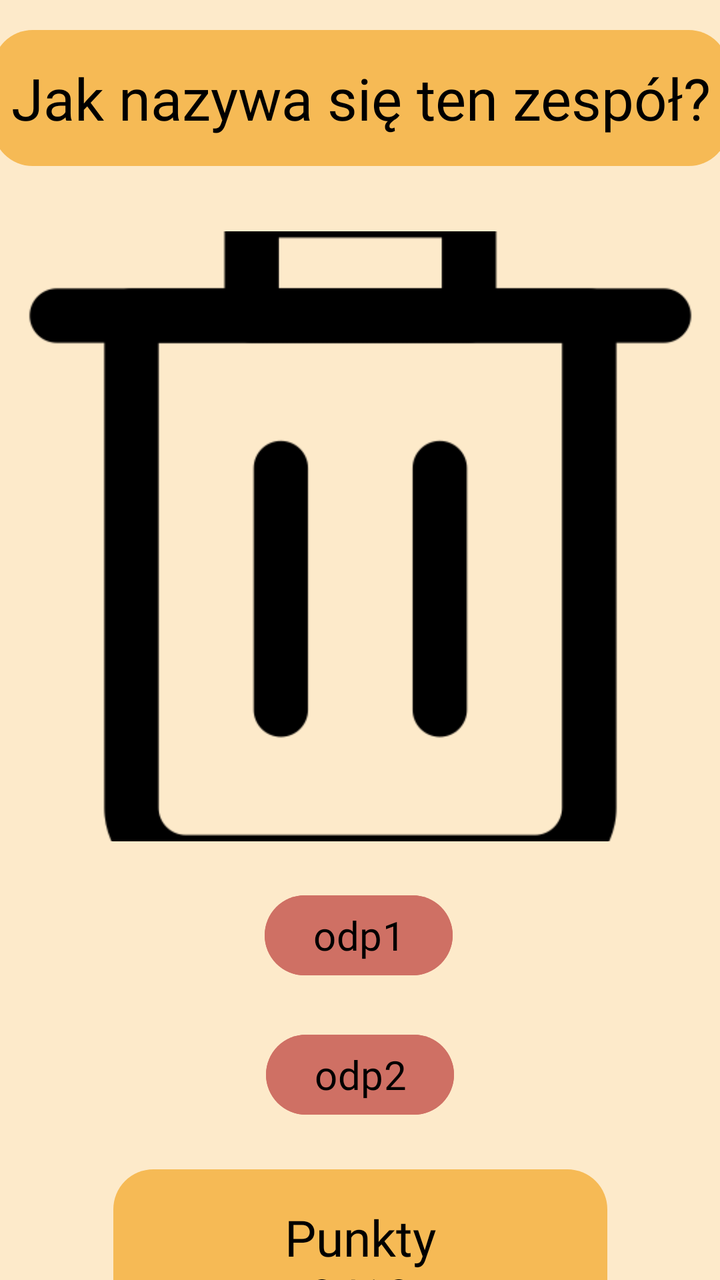
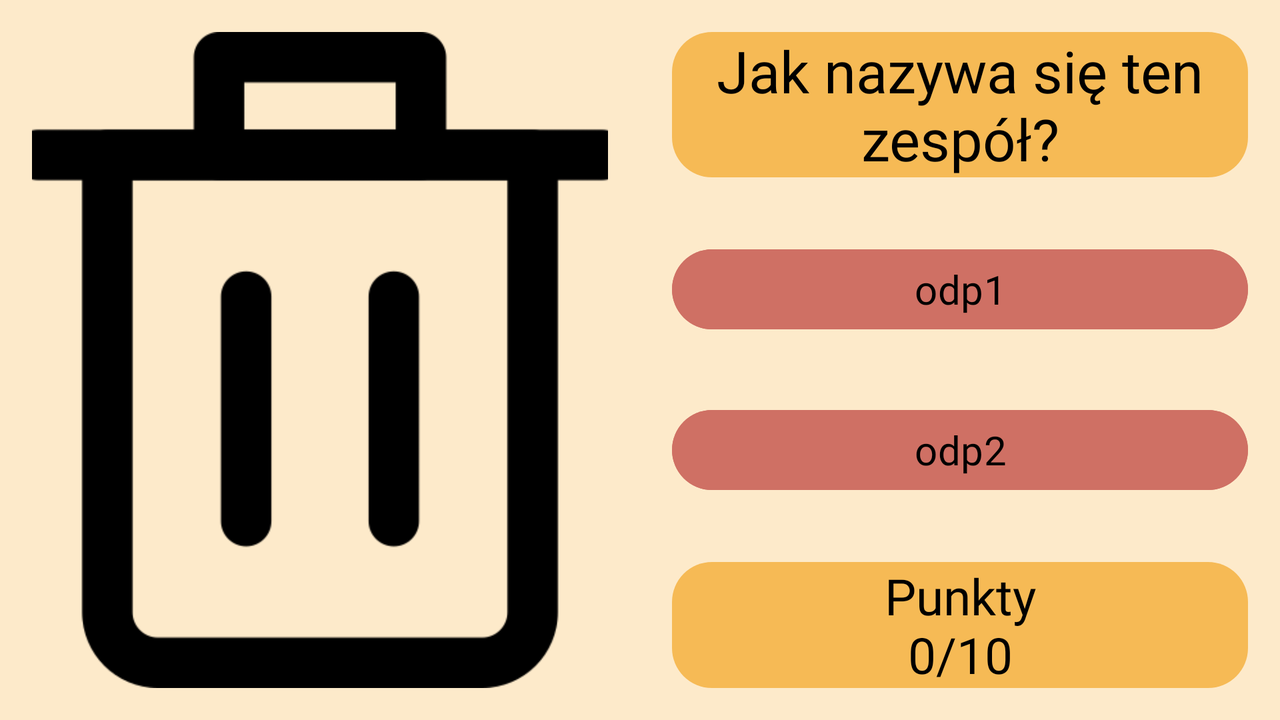

An Android layout and its configuration variant, each rendered on a device that would load it. The default file and the variant file are quoted in full after the pictures.
<!-- AndroidManifest.xml: application theme Theme.AplikcjaCRUD -->
<!-- res/layout/fragment_quiz.xml -->
<?xml version="1.0" encoding="utf-8"?>
<androidx.constraintlayout.widget.ConstraintLayout
    xmlns:android="http://schemas.android.com/apk/res/android"
    xmlns:tools="http://schemas.android.com/tools"
    xmlns:app="http://schemas.android.com/apk/res-auto"
    android:layout_width="match_parent"
    android:layout_height="match_parent"
    android:background="@color/main"
    tools:context=".QuizFragment">

    <TextView
        android:id="@+id/question"
        android:layout_width="368dp"
        android:layout_height="68dp"
        android:background="@drawable/zaokraglenie"
        android:fontFamily="@font/crimson_text_bold"
        android:gravity="center"
        android:text="@string/pytanie"
        android:textColor="@color/black"
        android:textSize="29sp"
        app:layout_constraintBottom_toTopOf="@+id/ivImage"
        app:layout_constraintEnd_toEndOf="parent"
        app:layout_constraintStart_toStartOf="parent"
        app:layout_constraintTop_toTopOf="parent"
        app:layout_constraintVertical_bias="0.316" />

    <ImageView
        android:id="@+id/ivImage"
        android:layout_width="353dp"
        android:layout_height="305dp"
        android:contentDescription="@string/zdjecie"
        android:scaleType="centerCrop"
        android:src="@drawable/bin"
        app:layout_constraintBottom_toBottomOf="parent"
        app:layout_constraintEnd_toEndOf="parent"
        app:layout_constraintStart_toStartOf="parent"
        app:layout_constraintTop_toTopOf="parent"
        app:layout_constraintVertical_bias="0.345" />

    <Button
        android:id="@+id/btnAnswer1"
        android:layout_width="wrap_content"
        android:layout_height="wrap_content"
        android:layout_marginTop="16dp"
        android:backgroundTint="@color/btn"
        android:fontFamily="@font/crimson_text_semibold"
        android:text="@string/odp1"
        android:textAllCaps="false"
        android:textColor="@color/black"
        android:textSize="20sp"
        app:layout_constraintBottom_toTopOf="@+id/tvPoints"
        app:layout_constraintEnd_toEndOf="parent"
        app:layout_constraintHorizontal_bias="0.498"
        app:layout_constraintStart_toStartOf="parent"
        app:layout_constraintTop_toBottomOf="@+id/ivImage"
        app:layout_constraintVertical_bias="0.07" />

    <Button
        android:id="@+id/btnAnswer2"
        android:layout_width="wrap_content"
        android:layout_height="wrap_content"
        android:layout_marginTop="20dp"
        android:backgroundTint="@color/btn"
        android:fontFamily="@font/crimson_text_semibold"
        android:text="@string/odp2"
        android:textAllCaps="false"
        android:textColor="@color/black"
        android:textSize="20sp"
        app:layout_constraintBottom_toTopOf="@+id/tvPoints"
        app:layout_constraintEnd_toEndOf="parent"
        app:layout_constraintStart_toStartOf="parent"
        app:layout_constraintTop_toBottomOf="@+id/btnAnswer1"
        app:layout_constraintVertical_bias="0.062" />

    <TextView
        android:id="@+id/tvPoints"
        android:layout_width="247dp"
        android:layout_height="97dp"
        android:layout_marginTop="164dp"
        android:background="@drawable/zaokraglenie"
        android:fontFamily="@font/crimson_text_regular"
        android:gravity="center"
        android:text="@string/punkty_n0_10"
        android:textColor="@color/black"
        android:textSize="25sp"
        app:layout_constraintEnd_toEndOf="parent"
        app:layout_constraintStart_toStartOf="parent"
        app:layout_constraintTop_toBottomOf="@+id/ivImage" />

</androidx.constraintlayout.widget.ConstraintLayout>
<!-- resources referenced by this layout -->
<resources>
  <color name="black">#FF000000</color>
  <color name="btn">#CF7064</color>
  <color name="main">#FDEACA</color>
  <!-- drawable bin: png bitmap (drawable, 6218 bytes) -->
  <!-- drawable zaokraglenie (drawable) -->
  <?xml version="1.0" encoding="utf-8"?>
  <shape android:shape="rectangle" xmlns:android="http://schemas.android.com/apk/res/android">
  <corners android:radius="20dp" />
      <solid android:color="@color/navBar" />
  </shape>
  <string name="odp1">odp1</string>
  <string name="odp2">odp2</string>
  <string name="punkty_n0_10">Punkty\n0/10</string>
  <string name="pytanie">Jak nazywa się ten zespół?</string>
  <string name="zdjecie">zdjecie</string>
  <style name="Theme.AplikcjaCRUD" parent="Base.Theme.AplikcjaCRUD" />
  <color name="navBar">#F6BA55</color>
  <style name="Base.Theme.AplikcjaCRUD" parent="Theme.Material3.DayNight.NoActionBar">
          
          
      </style>
</resources>
<!-- res/layout-land/fragment_quiz.xml (the repository's variant of the layout above) -->
<!-- drawn on the phone turned sideways -->
<?xml version="1.0" encoding="utf-8"?>
<androidx.constraintlayout.widget.ConstraintLayout xmlns:android="http://schemas.android.com/apk/res/android"
    xmlns:app="http://schemas.android.com/apk/res-auto"
    android:layout_width="match_parent"
    android:layout_height="match_parent"
    android:background="@color/main">

    <ImageView
        android:id="@+id/ivImage"
        android:layout_width="0dp"
        android:layout_height="0dp"
        android:layout_margin="16dp"
        android:contentDescription="@string/zdjecie"
        android:scaleType="centerCrop"
        android:src="@drawable/bin"
        app:layout_constraintBottom_toBottomOf="parent"
        app:layout_constraintEnd_toStartOf="@+id/guideline"
        app:layout_constraintStart_toStartOf="parent"
        app:layout_constraintTop_toTopOf="parent" />

    <androidx.constraintlayout.widget.Guideline
        android:id="@+id/guideline"
        android:layout_width="wrap_content"
        android:layout_height="wrap_content"
        android:orientation="vertical"
        app:layout_constraintGuide_percent="0.5" />

    <TextView
        android:id="@+id/question"
        android:layout_width="0dp"
        android:layout_height="wrap_content"
        android:layout_margin="16dp"
        android:background="@drawable/zaokraglenie"
        android:fontFamily="@font/crimson_text_bold"
        android:gravity="center"
        android:text="@string/pytanie"
        android:textColor="@color/black"
        android:textSize="29sp"
        app:layout_constraintBottom_toTopOf="@+id/btnAnswer1"
        app:layout_constraintEnd_toEndOf="parent"
        app:layout_constraintHorizontal_bias="0.5"
        app:layout_constraintStart_toEndOf="@+id/guideline"
        app:layout_constraintTop_toTopOf="parent" />

    <Button
        android:id="@+id/btnAnswer1"
        android:layout_width="0dp"
        android:layout_height="wrap_content"
        android:layout_margin="16dp"
        android:backgroundTint="@color/btn"
        android:fontFamily="@font/crimson_text_semibold"
        android:text="@string/odp1"
        android:textAllCaps="false"
        android:textColor="@color/black"
        android:textSize="20sp"
        app:layout_constraintBottom_toTopOf="@+id/btnAnswer2"
        app:layout_constraintEnd_toEndOf="parent"
        app:layout_constraintHorizontal_bias="0.5"
        app:layout_constraintStart_toEndOf="@+id/guideline"
        app:layout_constraintTop_toBottomOf="@+id/question" />

    <Button
        android:id="@+id/btnAnswer2"
        android:layout_width="0dp"
        android:layout_height="wrap_content"
        android:layout_margin="16dp"
        android:backgroundTint="@color/btn"
        android:fontFamily="@font/crimson_text_semibold"
        android:text="@string/odp2"
        android:textAllCaps="false"
        android:textColor="@color/black"
        android:textSize="20sp"
        app:layout_constraintBottom_toTopOf="@+id/tvPoints"
        app:layout_constraintEnd_toEndOf="parent"
        app:layout_constraintHorizontal_bias="0.5"
        app:layout_constraintStart_toEndOf="@+id/guideline"
        app:layout_constraintTop_toBottomOf="@+id/btnAnswer1" />

    <TextView
        android:id="@+id/tvPoints"
        android:layout_width="0dp"
        android:layout_height="wrap_content"
        android:layout_margin="16dp"
        android:background="@drawable/zaokraglenie"
        android:fontFamily="@font/crimson_text_regular"
        android:gravity="center"
        android:text="@string/punkty_n0_10"
        android:textColor="@color/black"
        android:textSize="25sp"
        app:layout_constraintBottom_toBottomOf="parent"
        app:layout_constraintEnd_toEndOf="parent"
        app:layout_constraintHorizontal_bias="0.5"
        app:layout_constraintStart_toEndOf="@+id/guideline"
        app:layout_constraintTop_toBottomOf="@+id/btnAnswer2" />

</androidx.constraintlayout.widget.ConstraintLayout>
